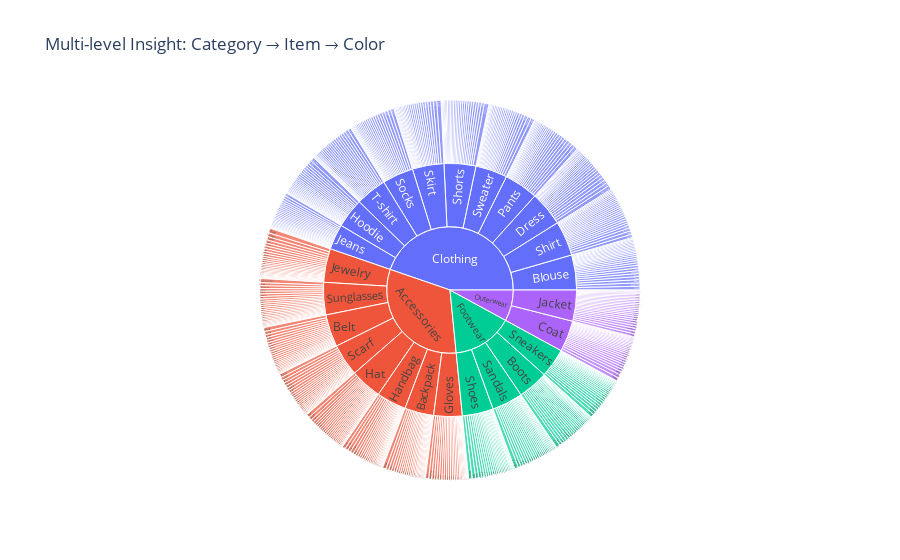

Source (notebook cell):
### Code cell
fig = px.sunburst(
    df,
    path=["Category", "Item Purchased", "Color"],
    values="Purchase Amount (USD)",
    title="Multi-level Insight: Category → Item → Color"
)
fig.show()

### Figure 1 — Plotly figure (JSON) as saved in the notebook; plotly's stock layout.template omitted (floating-point values rounded to 4 significant figures; data arrays with more than 128 entries replaced by an {"elided": "..."} marker saying what was removed)
{"data": [{"branchvalues": "total", "domain": {"x": [0, 1], "y": [0, 1]}, "hovertemplate": "labels=%{label}<br>Purchase Amount (USD)=%{value}<br>parent=%{parent}<br>id=%{id}<extra></extra>", "ids": {"elided": "654 str values"}, "labels": {"elided": "654 str values"}, "name": "", "parents": {"elided": "654 str values"}, "type": "sunburst", "values": {"elided": "654 int values"}}], "layout": {"legend": {"tracegroupgap": 0}, "title": {"text": "Multi-level Insight: Category → Item → Color"}}}
